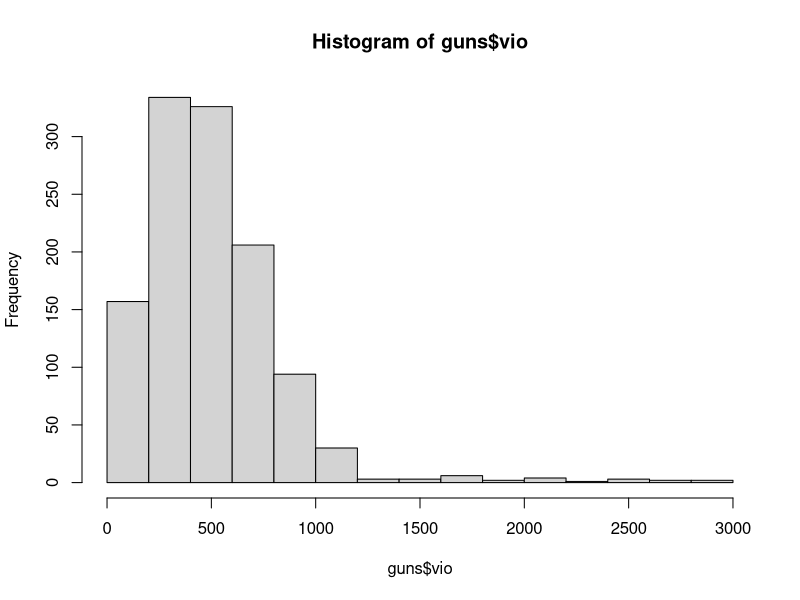
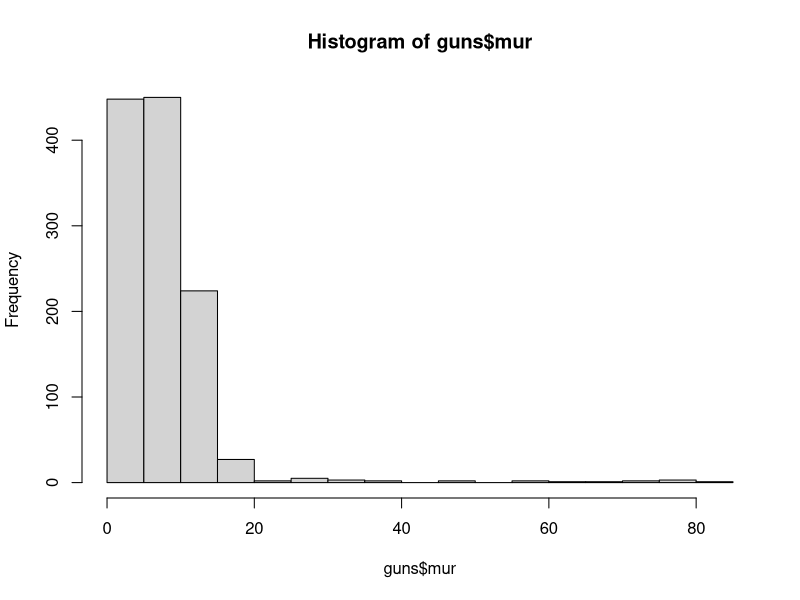
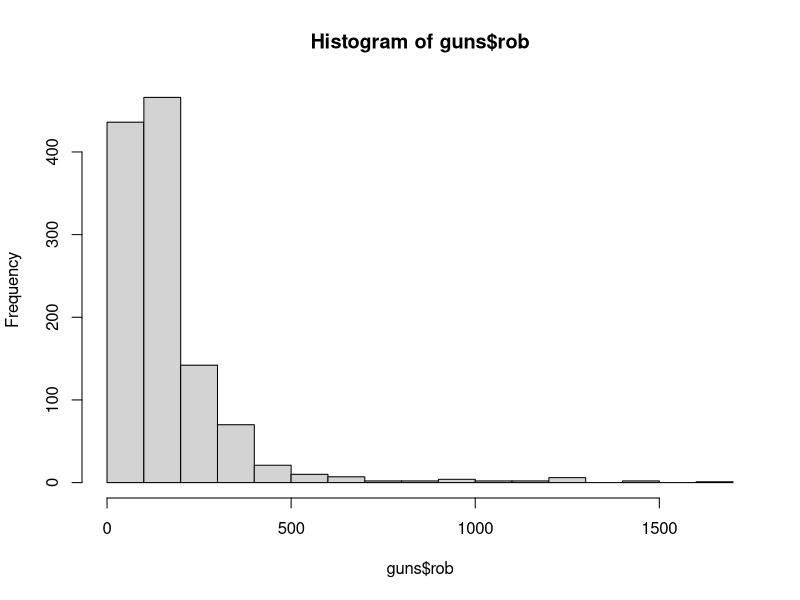
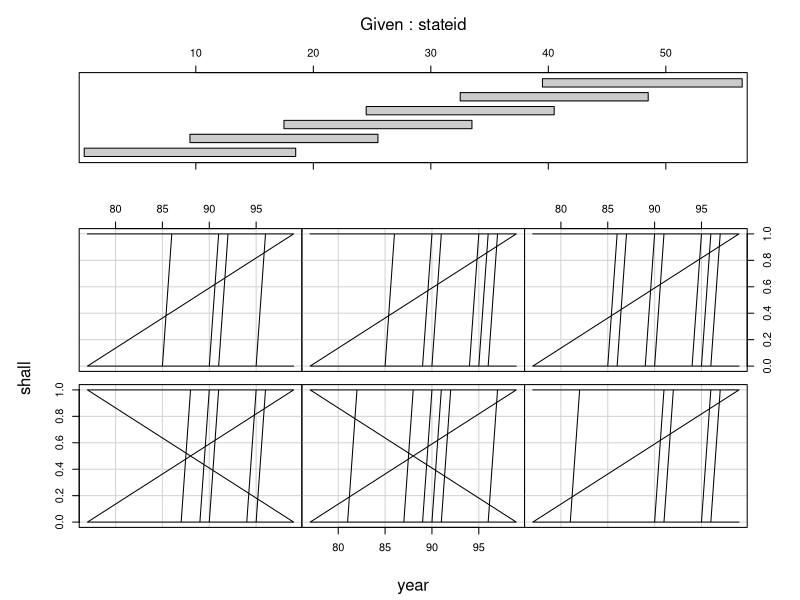
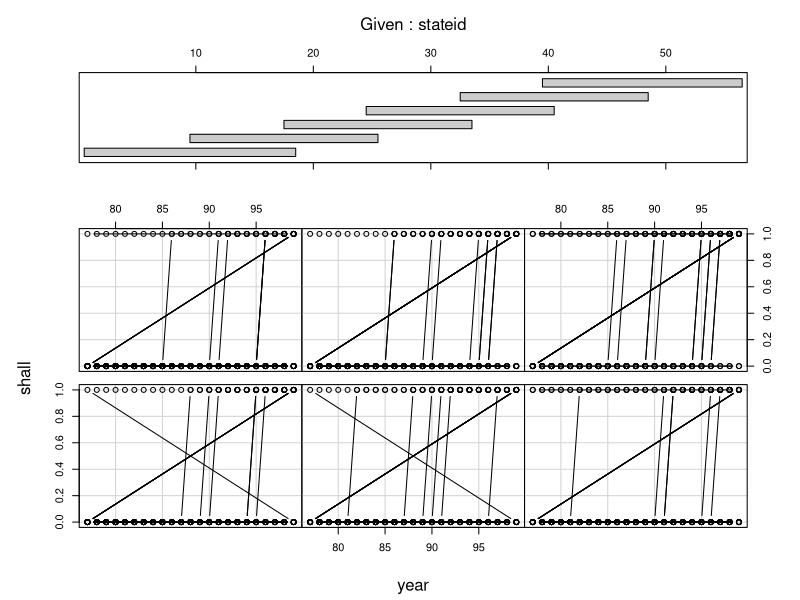

The R source for these figures, in order: (Note: this script raises an error after producing the figures.)

library(foreign)
library(plm)

guns<-read.csv("shall-issue law analysis/guns.csv")
summary(guns)

head(guns)
library(caret)
library(dplyr)
 
# created dummy varibles for shall variable having laws in the state from initial years, 
# which doesn't have any law and laws which are introduced in between

guns$law_from_start<-0
guns$law_first_half<-0
guns$law_second_half<-0
guns$no_law<-0

## the arrays have state-ids depending on when the law was introduced there 
guns[which(guns$stateid %in% c(18,33,50,53)),14]<-1
guns[which(guns$stateid %in% c(12,23,38,46,49)),15]<-1
guns[which(guns$stateid %in% c(2,4,5,13,16,21,22,28,30,32,37,40,41,42,45,47,48,51,54,56)),16]<-1
guns[which(guns$stateid %in% c(1,6,8,9,10,11,15,17,19,20,24,25,26,27,29,31,34,35,36,39,44,55)),17]<-1


#guns[which(!(guns$stateid %in% c(1,6,8,9,10,11,15,17,18,19,20,24,25,26,27,29,31,33,34,35,36,39,44,50,53,55))),15]<-1

## we plot histograms to check crime trends
hist(guns$vio)
guns$vio<-(log(guns$vio))

hist(guns$mur)
guns$mur<-(log(guns$mur))

hist(guns$rob)
guns$rob<-(log(guns$rob))

coplot(shall ~ year|stateid, type="l", data=guns) # Lines
coplot(shall ~ year|stateid, type="b", data=guns)

# partitioning the data as per presence of shall-issue law
d1<-guns[which(guns$law_in_between==1),]
d2<-guns[which(guns$no_law==1),]

##Pooled ols model for both datasets
model1<-plm(mur ~ incarc_rate + pb1064 + pw1064 + pm1029 + avginc + density  ,index=c("stateid","year"),model="pooling",data=d1)
model2<-plm(mur ~ incarc_rate + pb1064 + pw1064 + pm1029 + avginc + density ,index=c("stateid","year"),model="pooling",data=d2)
summary(model1)
summary(model2)

## fixed effect within entity
model3<-plm(mur ~ incarc_rate + pb1064 + pw1064 + pm1029 + avginc + density  ,index=c("stateid","year"),model="within",data=d1)
model4<-plm(mur ~ incarc_rate + pb1064 + pw1064 + pm1029 + avginc + density ,index=c("stateid","year"),model="within",data=d2)
summary(model3)
summary(model4)


d1<-plm(mur ~ incarc_rate + pb1064 + pw1064 + pm1029 + avginc + I(avginc*avginc) + density + shall  ,index=c("stateid","year"), model="within", data=guns)
summary(d1)

d2<-plm(mur ~ incarc_rate + pb1064 + pw1064 + pm1029 + avginc + I(avginc*avginc) + density + shall  ,index=c("stateid","year"), model="pooling", data=guns)
summary(d2)

d3<-plm(mur ~ incarc_rate +log(pb1064) + I(pb1064*pb1064) + I(pb1064*pb1064*pb1064) + pw1064 + pm1029 + avginc + I(avginc*avginc) + density + shall  ,index=c("stateid","year"), model="pooling", data=guns)
summary(d3)

plot(guns$pb1064,d1$residuals)
plot(guns$pw1064,d1$residuals)

plot(guns$pb1064,d2$residuals)
plot(guns$pw1064,d2$residuals)

# Qestion : How does the varience of Violance in a state having laws in between campare to the vaience of violence in a
# state with no laws differ. If there is a difference then there is a heteroskedasticity and this can be tested using 
# Goldfeld Quandt test

# F stat =
#  var d2/var d1 = 8665.2 / 4308.7
#  = 2.011094

# F Critical
# qf(.95, df1=568, df2=499) 
# 1.154002

# As F stat is greater than Fcritical we reject the null hypotheses that means there is a heteroskedasticity 
# (Refer page no 308 from Book)


context3<- plm.data(guns,index=c("stateid","year"))
names(context3)

plotmeans(mur ~ stateid, main="Heterogeineity across States", data=context3)
plotmeans(vio ~ stateid, main="Heterogeineity across States", data=context3)
plotmeans(rob ~ stateid, main="Heterogeineity across States", data=context3)

plotmeans(mur ~ year, main="Heterogeineity across States", data=context3)
plotmeans(vio ~ year, main="Heterogeineity across States", data=context3)
plotmeans(rob ~ year, main="Heterogeineity across States", data=context3)


context3$avgcrime<-(context3$vio+context3$mur+context3$rob)/3
hist(context3$avgcrime)
hist(log(context3$avgcrime))

random_model <- plm(mur ~ incarc_rate + I(incarc_rate*law_from_start) + I(incarc_rate*law_in_between) + pb1064 + pw1064 + pm1029 + avginc + density  ,model="random",data=context3)
within_model <- plm(mur ~ incarc_rate + I(incarc_rate*law_from_start) + I(incarc_rate*law_in_between) + pb1064 + pw1064 + pm1029 + avginc + density + law_from_start + law_in_between ,model="within",data=context3)
FE<-plm(mur ~ incarc_rate + I(incarc_rate*law_from_start) + I(incarc_rate*law_in_between) + pb1064 + pw1064 + pm1029 + avginc + density  ,model="within",data=context3)
pooling_model <- plm(mur ~ incarc_rate + I(incarc_rate*law_from_start) + I(incarc_rate*law_in_between) + pb1064 + pw1064 + pm1029 + avginc + density  ,model="pooling",data=context3)
pb1064sq<-context3$pb1064*context3$pb1064
pooling_model <- plm(mur ~ incarc_rate + I(incarc_rate*law_from_start) + I(incarc_rate*law_in_between) + pb1064sq + pw1064 + pm1029 + avginc + density  ,model="pooling",data=context3)

summary(FE)
summary(pooling_model)
summary(within_model)
summary(random_model)


plot(xi, yi, 
     xlab="GDP", 
     ylab="edu exp", 
     type = "p")
abline(model8)
plot(model8$residuals)


#write.csv(guns,"D:/Applied Econometrics/Data_sets/guns.csv")

library(corrplot)
M <- cor(as.matrix(context3[,3:16]))
corrplot(M, method = "number")

coplot(shall ~ year|stateid, type="l", data=context3) # Lines
coplot(shall ~ year|stateid, type="b", data=context3)
library(ggplot2)
library(car)
scatterplot(shall~year|stateid, boxplots=FALSE, smooth=TRUE, reg.line=FALSE, data=context3)


library(gplots)

plotmeans(mur ~ stateid, main="Heterogeineity across States", data=context3)
# plotmeansdraw a 95%
#confidence interval
#around the means

#detach("package:gplots")

plotmeans(mur ~ year, main="Heterogeineity across Years", data=context3)

fixef(within_model)
mean(fixef(within_model))

summary(pooling_model)
summary((within_model))


library(car)
scatterplot(shall~year|stateid, boxplots=FALSE, smooth=TRUE, reg.line=FALSE, data=head(context3,46))

coplot(shall ~ year|stateid, type="l", data=context3) # Lines
coplot(shall ~ year|stateid, type="b", data=context3)


#####  Hausman Test #####

# It basically tests whether the unique errors (ui) are correlated with the regressors,
# the null hypothesis is they are not.


phtest(within_model, random_model)

# Hausman Test
# 
# data:  shall ~ vio + mur + rob + incarc_rate + pb1064 + context3$pw1064 +  ...
# chisq = 171.07, df = 10, p-value < 2.2e-16
# alternative hypothesis: one model is inconsistent

summary(fixed.time)

BIC(within_model)
BIC(within_model)

pFtest(fixed.time, within_model)
 
# F test for individual effects
# 
# data:  shall ~ vio + +factor(year) + mur + rob + incarc_rate + pb1064 +  ...
# F = 4.1453, df1 = 22, df2 = 1090, p-value = 6.461e-10
# alternative hypothesis: significant effects

##### Checking Serial Correlation ####

pbgtest(within_model)

# Breusch-Godfrey/Wooldridge test for serial correlation in panel models
# 
# data:  shall ~ vio + mur + rob + incarc_rate+pb1064+context3$pw1064+pm1029 + pop + avginc + density + law_from_start + law_in_between +     no_law
# chisq = 700.05, df = 23, p-value < 2.2e-16
# alternative hypothesis: serial correlation in idiosyncratic errors


### Check for Heteroskedasticity ###
library(lmtest)
bptest(fixed.time, data = context3, studentize=F)

# Breusch-Pagan test
# 
# data:  fixed.time
# BP = 379.12, df = 34, p-value < 2.2e-16

# There is a Heteroskedasticty in the model
# we can remove that using HAC estimators

coeftest(fixed.time, vcovHC)




.
